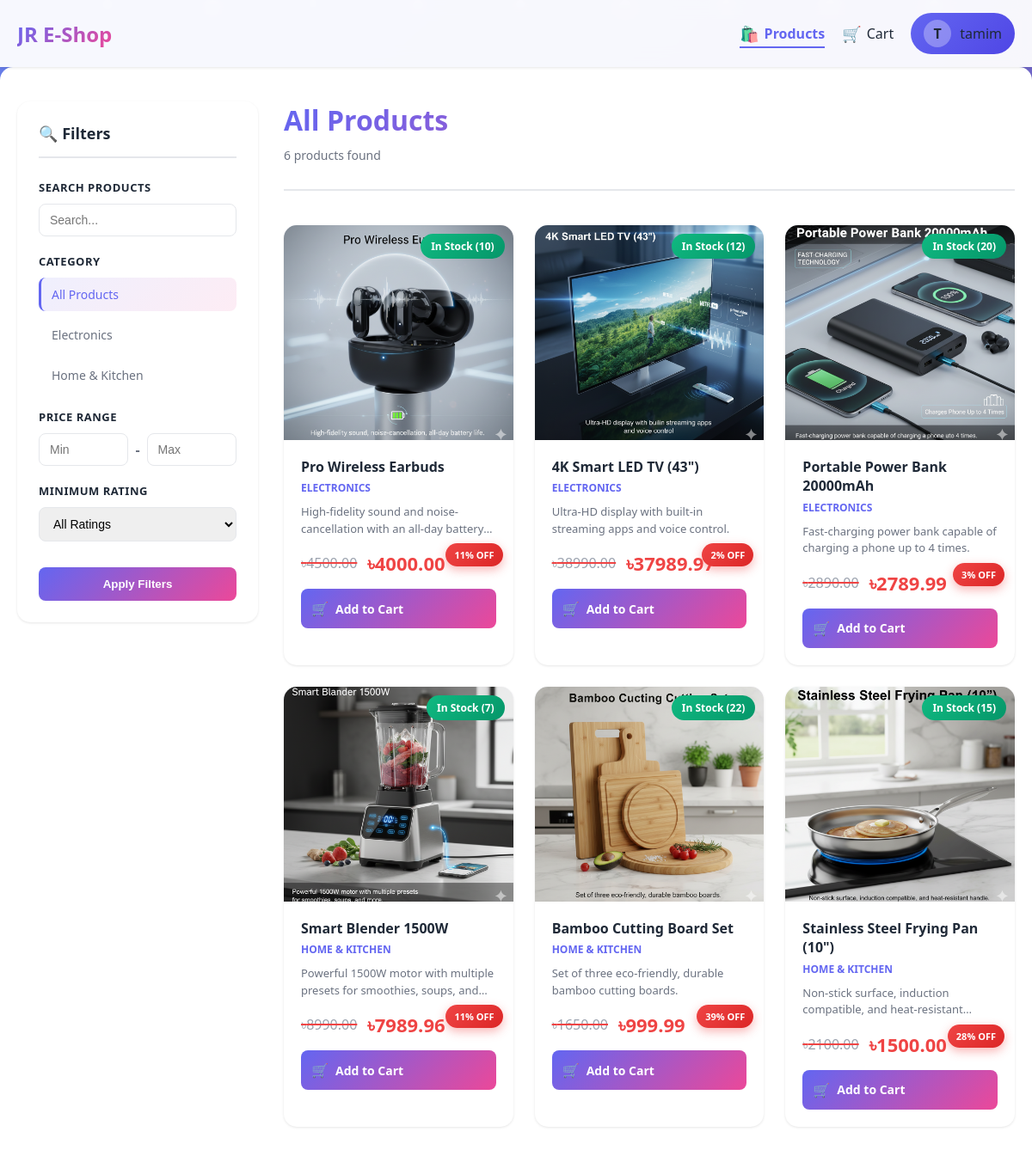
Screenshot of /products/ (signed in) with the database file from the repository.
### JRShop/models.py (models this page shows, shortened)
class Category(models.Model):
    name = models.CharField(max_length=150)
    slug = models.SlugField(max_length=150, unique=True)
    description = models.TextField()
    class Meta:
        verbose_name_plural = 'Categories'

class Product(models.Model):
    name = models.CharField(max_length=150)
    slug = models.SlugField(max_length=150, unique=True)
    category = models.ForeignKey(Category, on_delete=models.CASCADE, related_name='products')
    description = models.TextField()
    price = models.DecimalField(max_digits=10, decimal_places=2, help_text="Original price")
    discount_price = models.DecimalField(max_digits=10, decimal_places=2, null=True, blank=True, help_text="Discounted price (leave blank if no discount)")
    stock = models.PositiveBigIntegerField(default=0)
    available = models.BooleanField(default=True)
    created_at = models.DateTimeField(auto_now_add=True)
    updated_at = models.DateTimeField(auto_now=True)
    image = models.ImageField(upload_to='products/%Y/%m/%d')
    def get_discount_percentage(self):
        if self.discount_price and self.price > 0:
            discount = ((self.price - self.discount_price) / self.price) * 100
            return int(discount)
        return 0
    def has_discount(self):
        return self.discount_price is not None and self.discount_price < self.price

### JRShop/views.py (the view, shortened to what this page needs)
# urls.py: path('products/', views.product_list, name='product_list'),
def product_list(request, category_slug = None):
    category = None
    categories = Category.objects.all()
    products = Product.objects.filter(available=True)
    if category_slug:
        category = get_object_or_404(Category, slug=category_slug)
        print("category .......", category)
        products = products.filter(category = category)
    min_price = products.aggregate(Min('price'))['price__min']
    max_price = products.aggregate(Max('price'))['price__max']
    if request.GET.get('min_price'):
        products = products.filter(price__gte=request.GET.get('min_price'))
    if request.GET.get('max_price'):
        products = products.filter(price__lte=request.GET.get('max_price'))
    if request.GET.get('rating'):
        min_rating = request.GET.get('rating')
        products = products.annotate(avg_rating = Avg('ratings__rating')).filter(avg_rating__gte=min_rating)
    cart_items_count = 0
    if request.user.is_authenticated:
        try:
            cart = Cart.objects.get(user=request.user)
            cart_items_count = cart.items.count()
        except Cart.DoesNotExist:
            cart_items_count = 0
    return render(request, 'JRShop/product_list.html', {
        'category' : category,
        'categories' : categories,
        'products' : products,
        'min_price' : min_price,
        'max_price' : max_price,
        'cart_items_count': cart_items_count
    })

### JRShop/templates/JRShop/product_list.html (shortened to what this page needs)
{% extends 'JRShop/base.html' %}
{% load static %}
{% block extra_css %}
<link rel="stylesheet" href="{% static 'JRShop/css/product_list.css' %}">
{% endblock %}
{% block content %}
<nav class="navbar">
    <div class="navbar-content">
        <a href="{% url 'home' %}" class="navbar-brand">JR E-Shop</a>
        <div class="navbar-menu">
            {% if user.is_authenticated %}
                <a href="{% url 'product_list' %}" class="nav-link active">
                    <span class="nav-icon">🛍️</span>
                    <span>Products</span>
                </a>
                <a href="{% url 'view_cart' %}" class="nav-link cart-link">
                    <span class="nav-icon">🛒</span>
                    <span>Cart</span>
                </a>
                <a href="{% url 'profile' %}" class="user-info">
                    <div class="user-avatar">{{ user.username|slice:":1"|upper }}</div>
                    <span>{{ user.username }}</span>
                </a>
            {% else %}
                <a href="{% url 'login' %}" class="btn btn-primary">Login</a>
                <a href="{% url 'register' %}" class="btn btn-secondary">Register</a>
            {% endif %}
        </div>
    </div>
</nav>
<div class="products-container">
    <aside class="filters-sidebar">
        <div class="filters-header">
            <h3>🔍 Filters</h3>
        </div>
        <form method="GET" class="filters-form">
            <div class="filter-group">
                <label class="filter-label">Search Products</label>
                <input
                    type="text"
                    name="search"
                    class="filter-input"
                    placeholder="Search..."
                    value="{{ request.GET.search }}"
                >
            </div>
            <div class="filter-group">
                <label class="filter-label">Category</label>
                <div class="categories-list">
                    <a href="{% url 'product_list' %}" class="category-link {% if not category %}active{% endif %}">
                        All Products
                    </a>
                    {% for cat in categories %}
                    <a href="{% url 'product_list_by_category' cat.slug %}" class="category-link {% if category.id == cat.id %}active{% endif %}">
                        {{ cat.name }}
                    </a>
                    {% endfor %}
                </div>
            </div>
            <div class="filter-group">
                <label class="filter-label">Price Range</label>
                <div class="price-inputs">
                    <input
                        type="number"
                        name="min_price"
                        class="filter-input"
                        placeholder="Min"
                        value="{{ request.GET.min_price }}"
                    >
                    <span class="price-separator">-</span>
                    <input
                        type="number"
                        name="max_price"
                        class="filter-input"
                        placeholder="Max"
                        value="{{ request.GET.max_price }}"
                    >
                </div>
            </div>
            <div class="filter-group">
                <label class="filter-label">Minimum Rating</label>
                <select name="rating" class="filter-input">
                    <option value="">All Ratings</option>
                </select>
            </div>
            <button type="submit" class="filter-btn">Apply Filters</button>
        </form>
    </aside>
    <main class="products-main">
        <div class="products-header">
            <div class="header-content">
                <h1 class="products-title">
                    {% if category %}
                        {{ category.name }}
                    {% else %}
                        All Products
                    {% endif %}
                </h1>
                <p class="products-count">{{ products.count }} products found</p>
            </div>
        </div>
        {% if products %}
        <div class="products-grid">
            {% for product in products %}
            <div class="product-card" data-product-id="{{ product.id }}">
                <div class="product-image-container">
                    {% if product.image %}
                    <img src="{{ product.image.url }}" alt="{{ product.name }}" class="product-image">
                    {% else %}
                    <div class="product-image-placeholder">
                        <svg viewBox="0 0 24 24">
                            <path d="M21 19V5c0-1.1-.9-2-2-2H5c-1.1 0-2 .9-2 2v14c0 1.1.9 2 2 2h14c1.1 0 2-.9 2-2zM8.5 13.5l2.5 3.01L14.5 12l4.5 6H5l3.5-4.5z"/>
                        </svg>
                    </div>
                    {% endif %}
                    <div class="stock-badge {% if product.stock > 0 %}in-stock{% else %}out-of-stock{% endif %}">
                        {% if product.stock > 0 %}
                            In Stock ({{ product.stock }})
                        {% else %}
                            Out of Stock
                        {% endif %}
                    </div>
                </div>
                <div class="product-info">
                    <h3 class="product-name">{{ product.name }}</h3>
                    <p class="product-category">{{ product.category.name }}</p>
                    <p class="product-description">
                        {{ product.description|truncatewords:15 }}
                    </p>
                    <div class="product-price">
                        {% if product.has_discount %}
                            <div class="price-container">
                                <span class="original-price">৳{{ product.price }}</span>
                                <span class="discount-price">৳{{ product.discount_price }}</span>
                            </div>
                            <div class="discount-badge">
                                <span class="discount-percent">{{ product.get_discount_percentage }}% OFF</span>
                            </div>
                        {% else %}
                            <span class="price">৳{{ product.price }}</span>
                        {% endif %}
                    </div>
                    {% if product.stock > 0 %}
                        <a href="{% url 'add_to_cart' product.id %}" class="add-to-cart-btn">
                            <span class="btn-icon">🛒</span>
                            <span class="btn-text">Add to Cart</span>
                        </a>
                    {% else %}
                        <button class="add-to-cart-btn disabled" disabled>
                            <span class="btn-icon">❌</span>
                            <span class="btn-text">Out of Stock</span>
                        </button>
                    {% endif %}
                </div>
            </div>
            {% endfor %}
        </div>
        {% endif %}
    </main>
</div>
{% endblock %}

### JRShop/static/JRShop/css/base.css (style rules this page uses)
* { margin: 0; padding: 0; box-sizing: border-box; }
:root { --primary-color: #6366f1; --primary-dark: #4f46e5; --secondary-color: #ec4899; --success-color: #10b981; --error-color: #ef4444; --text-dark: #1f2937; --text-light: #6b7280; --bg-light: #f9fafb; --bg-white: #ffffff; --shadow: 0 10px 30px rgba(0, 0, 0, 0.1); --shadow-lg: 0 20px 60px rgba(0, 0, 0, 0.15); }
body { font-family: 'Segoe UI', Tahoma, Geneva, Verdana, sans-serif; background: linear-gradient(135deg, #667eea 0%, #764ba2 100%); min-height: 100vh; color: var(--text-dark); position: relative; overflow-x: hidden; }
body::before { content: ''; position: fixed; top: 0; left: 0; width: 100%; height: 100%; background: radial-gradient(circle at 20% 50%, rgba(255, 255, 255, 0.1) 0%, transparent 50%), radial-gradient(circle at 80% 80%, rgba(255, 255, 255, 0.1) 0%, transparent 50%); animation: backgroundMove 20s ease-in-out infinite; z-index: -1; }
.navbar { background: rgba(255, 255, 255, 0.95); backdrop-filter: blur(10px); padding: 15px 0; box-shadow: var(--shadow); position: sticky; top: 0; z-index: 100; animation: slideDown 0.5s ease-out; }
.navbar-content { max-width: 1200px; margin: 0 auto; padding: 0 20px; display: flex; justify-content: space-between; align-items: center; }
.navbar-brand { font-size: 24px; font-weight: bold; background: linear-gradient(135deg, var(--primary-color), var(--secondary-color)); -webkit-background-clip: text; -webkit-text-fill-color: transparent; background-clip: text; text-decoration: none; transition: transform 0.3s ease; }
.navbar-menu { display: flex; gap: 20px; align-items: center; }
.navbar-menu a { text-decoration: none; color: var(--text-dark); font-weight: 500; transition: all 0.3s ease; position: relative; }
.navbar-menu a::after { content: ''; position: absolute; bottom: -5px; left: 0; width: 0; height: 2px; background: var(--primary-color); transition: width 0.3s ease; }
.nav-link { color: var(--text-dark); display: flex; align-items: center; gap: 6px; }
.nav-link.active { color: var(--primary-color); font-weight: 700; }
.nav-link.active::after { width: 100%; background: var(--primary-color); }
.nav-icon { font-size: 18px; display: inline-block; }
.cart-link { position: relative; }
.user-info { display: flex; align-items: center; gap: 10px; padding: 8px 15px; background: linear-gradient(135deg, var(--primary-color), var(--primary-dark)); color: white; border-radius: 25px; font-weight: 500; text-decoration: none; cursor: pointer; transition: all 0.3s ease; }
.user-avatar { width: 32px; height: 32px; border-radius: 50%; background: rgba(255, 255, 255, 0.3); display: flex; align-items: center; justify-content: center; font-weight: bold; }

### rows the page displays
Category: name "Electronics"
Category: name "Home & Kitchen"
Product: image (picture), stock "10", name "Pro Wireless Earbuds", category.name "ELECTRONICS", description "High-fidelity sound and noise-cancellation with an all-day…", price "4500.00", discount_price "4000.00", get_discount_percentage "11", shows "Add to Cart"
Product: image (picture), stock "12", name "4K Smart LED TV (43\")", category.name "ELECTRONICS", description "Ultra-HD display with built-in streaming apps and voice control.", price "38990.00", discount_price "37989.97", get_discount_percentage "2", shows "Add to Cart"
Product: image (picture), stock "20", name "Portable Power Bank 20000mAh", category.name "ELECTRONICS", description "Fast-charging power bank capable of charging a phone up to 4 times.", price "2890.00", discount_price "2789.99", get_discount_percentage "3", shows "Add to Cart"
Product: image (picture), stock "7", name "Smart Blender 1500W", category.name "HOME & KITCHEN", description "Powerful 1500W motor with multiple presets for smoothies, soups,…", price "8990.00", discount_price "7989.96", get_discount_percentage "11", shows "Add to Cart"
Product: image (picture), stock "22", name "Bamboo Cutting Board Set", category.name "HOME & KITCHEN", description "Set of three eco-friendly, durable bamboo cutting boards.", price "1650.00", discount_price "999.99", get_discount_percentage "39", shows "Add to Cart"
Product: image (picture), stock "15", name "Stainless Steel Frying Pan (10\")", category.name "HOME & KITCHEN", description "Non-stick surface, induction compatible, and…", price "2100.00", discount_price "1500.00", get_discount_percentage "28", shows "Add to Cart"

### other values shown
{{ user.username|slice:":1"|upper }} "T"
{{ user.username }} "tamim"
{{ products.count }} "6"
